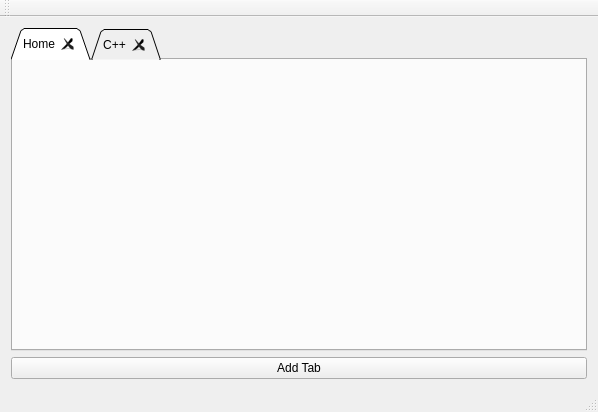
<?xml version="1.0" encoding="UTF-8"?>
<ui version="4.0">
 <class>MainWindow</class>
 <widget class="QMainWindow" name="MainWindow">
  <property name="geometry">
   <rect>
    <x>0</x>
    <y>0</y>
    <width>598</width>
    <height>412</height>
   </rect>
  </property>
  <property name="windowTitle">
   <string>MainWindow</string>
  </property>
  <widget class="QWidget" name="centralWidget">
   <layout class="QHBoxLayout" name="horizontalLayout">
    <item>
     <layout class="QVBoxLayout" name="verticalLayout">
      <item>
       <widget class="QTabWidget" name="tabWidget">
        <property name="tabShape">
         <enum>QTabWidget::Triangular</enum>
        </property>
        <property name="currentIndex">
         <number>0</number>
        </property>
        <property name="tabsClosable">
         <bool>true</bool>
        </property>
        <property name="movable">
         <bool>true</bool>
        </property>
        <widget class="QWidget" name="tab">
         <attribute name="title">
          <string>Home</string>
         </attribute>
         <attribute name="toolTip">
          <string>This is Home</string>
         </attribute>
        </widget>
        <widget class="QWidget" name="tab_2">
         <attribute name="title">
          <string>C++</string>
         </attribute>
         <attribute name="toolTip">
          <string>This is C++</string>
         </attribute>
        </widget>
       </widget>
      </item>
      <item>
       <widget class="QPushButton" name="pushButton">
        <property name="text">
         <string>Add Tab</string>
        </property>
       </widget>
      </item>
     </layout>
    </item>
   </layout>
  </widget>
  <widget class="QMenuBar" name="menuBar">
   <property name="geometry">
    <rect>
     <x>0</x>
     <y>0</y>
     <width>598</width>
     <height>21</height>
    </rect>
   </property>
  </widget>
  <widget class="QToolBar" name="mainToolBar">
   <attribute name="toolBarArea">
    <enum>TopToolBarArea</enum>
   </attribute>
   <attribute name="toolBarBreak">
    <bool>false</bool>
   </attribute>
  </widget>
  <widget class="QStatusBar" name="statusBar"/>
 </widget>
 <layoutdefault spacing="6" margin="11"/>
 <resources/>
 <connections/>
</ui>
